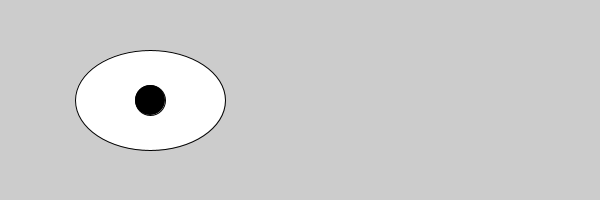
Frame 1 (no input)
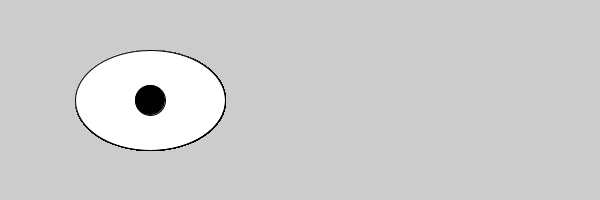
Frame 60 (the mouse pressed at the canvas centre just before this capture)
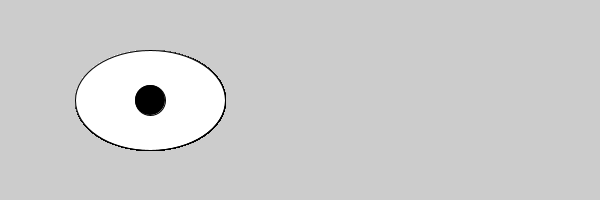
Frame 120 (the mouse held since frame 60 and released just before this capture)

The Processing sketch that drew these frames (run headless with seeded random() and noise(); from frame 60 on, the mouse is pressed at the canvas centre):

// Processing sketch: GooglyEyes
// ── GooglyEyes.pde
void setup(){
  size(600,200);
}
void draw(){
  fill(255,255,255);
  ellipse(150,100, 150,100);
  fill(0,0,0);
  ellipse(150,100,30,30);
}
